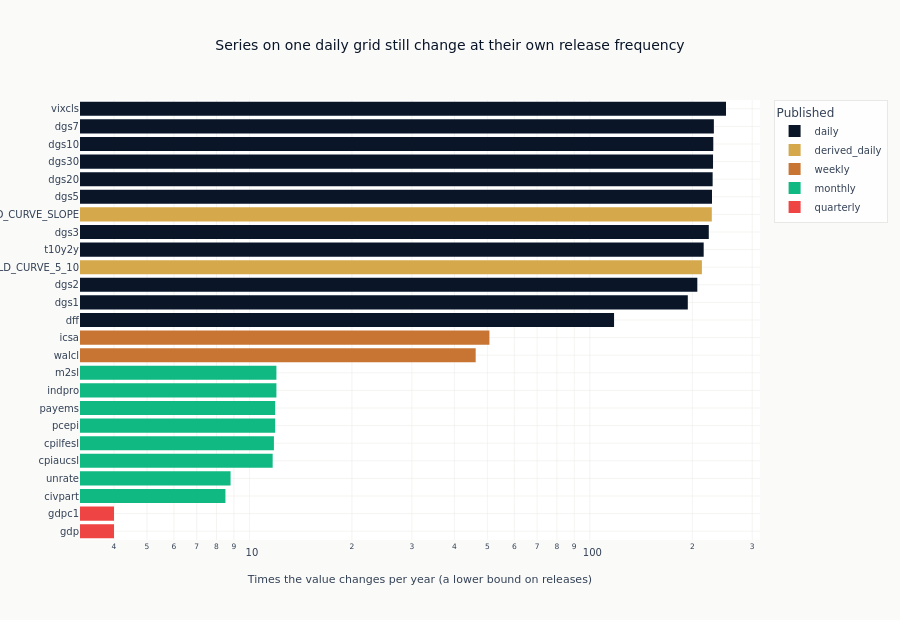

Here is the notebook cell this chart was saved with:
### Code cell
fig = px.bar(
    cadence.drop_nulls("native_frequency").to_pandas(),
    x="changes_per_year",
    y="series",
    color="native_frequency",
    orientation="h",
    hover_name="description",
    title="Series on one daily grid still change at their own release frequency",
    labels={
        "changes_per_year": "Times the value changes per year (a lower bound on releases)",
        "series": "",
        "native_frequency": "Published",
    },
    log_x=True,
)
fig.update_layout(height=620, yaxis=dict(categoryorder="total ascending"))
show_plotly_with_alt(
    fig,
    "Horizontal bar chart, on a logarithmic axis, of how often each series changes value per year, coloured by its published frequency. The bars separate into distinct groups matching daily, weekly, monthly and quarterly publication.",
)

### Figure 1 — Plotly figure (JSON) as saved in the notebook; plotly's stock layout.template omitted (floating-point values rounded to 4 significant figures)
{"data": [{"hovertemplate": "<b>%{hovertext}</b><br><br>Published=daily<br>Times the value changes per year (a lower bound on releases)=%{x}<br>=%{y}<extra></extra>", "hovertext": ["VIX Volatility Index", "7-Year Treasury Constant Maturity", "10-Year Treasury Constant Maturity", "30-Year Treasury Constant Maturity", "20-Year Treasury Constant Maturity", "5-Year Treasury Constant Maturity", "3-Year Treasury Constant Maturity", "10Y-2Y Treasury spread", "2-Year Treasury Constant Maturity", "1-Year Treasury Constant Maturity", "Fed Funds Rate"], "legendgroup": "daily", "marker": {"color": "#0a1628", "pattern": {"shape": ""}}, "name": "daily", "orientation": "h", "showlegend": true, "textposition": "auto", "type": "bar", "x": [251.2, 231.4, 230.5, 230.1, 229.5, 228.5, 223.6, 216.0, 206.9, 194.0, 117.8], "xaxis": "x", "y": ["vixcls", "dgs7", "dgs10", "dgs30", "dgs20", "dgs5", "dgs3", "t10y2y", "dgs2", "dgs1", "dff"], "yaxis": "y"}, {"hovertemplate": "<b>%{hovertext}</b><br><br>Published=derived_daily<br>Times the value changes per year (a lower bound on releases)=%{x}<br>=%{y}<extra></extra>", "hovertext": ["10Y-2Y spread for regime detection (>0.5% = risk-on)", "10Y-5Y spread for additional regime context"], "legendgroup": "derived_daily", "marker": {"color": "#D4A84B", "pattern": {"shape": ""}}, "name": "derived_daily", "orientation": "h", "showlegend": true, "textposition": "auto", "type": "bar", "x": [228.2, 213.4], "xaxis": "x", "y": ["YIELD_CURVE_SLOPE", "YIELD_CURVE_5_10"], "yaxis": "y"}, {"hovertemplate": "<b>%{hovertext}</b><br><br>Published=weekly<br>Times the value changes per year (a lower bound on releases)=%{x}<br>=%{y}<extra></extra>", "hovertext": ["Initial Jobless Claims", "Fed Balance Sheet"], "legendgroup": "weekly", "marker": {"color": "#C87533", "pattern": {"shape": ""}}, "name": "weekly", "orientation": "h", "showlegend": true, "textposition": "auto", "type": "bar", "x": [50.7, 46.2], "xaxis": "x", "y": ["icsa", "walcl"], "yaxis": "y"}, {"hovertemplate": "<b>%{hovertext}</b><br><br>Published=monthly<br>Times the value changes per year (a lower bound on releases)=%{x}<br>=%{y}<extra></extra>", "hovertext": ["Industrial Production", "M2 Money Stock", "PCE Price Index", "Non-Farm Payrolls", "Core CPI", "CPI All Urban Consumers", "Unemployment Rate", "Labor Force Participation"], "legendgroup": "monthly", "marker": {"color": "#10b981", "pattern": {"shape": ""}}, "name": "monthly", "orientation": "h", "showlegend": true, "textposition": "auto", "type": "bar", "x": [12.0, 12.0, 11.9, 11.9, 11.8, 11.7, 8.8, 8.5], "xaxis": "x", "y": ["indpro", "m2sl", "pcepi", "payems", "cpilfesl", "cpiaucsl", "unrate", "civpart"], "yaxis": "y"}, {"hovertemplate": "<b>%{hovertext}</b><br><br>Published=quarterly<br>Times the value changes per year (a lower bound on releases)=%{x}<br>=%{y}<extra></extra>", "hovertext": ["Nominal GDP", "Real GDP"], "legendgroup": "quarterly", "marker": {"color": "#ef4444", "pattern": {"shape": ""}}, "name": "quarterly", "orientation": "h", "showlegend": true, "textposition": "auto", "type": "bar", "x": [4.0, 4.0], "xaxis": "x", "y": ["gdp", "gdpc1"], "yaxis": "y"}], "layout": {"barmode": "relative", "height": 620, "legend": {"title": {"text": "Published"}, "tracegroupgap": 0}, "title": {"text": "Series on one daily grid still change at their own release frequency"}, "xaxis": {"anchor": "y", "domain": [0.0, 1.0], "title": {"text": "Times the value changes per year (a lower bound on releases)"}, "type": "log"}, "yaxis": {"anchor": "x", "categoryorder": "total ascending", "domain": [0.0, 1.0], "title": {"text": ""}}}}
